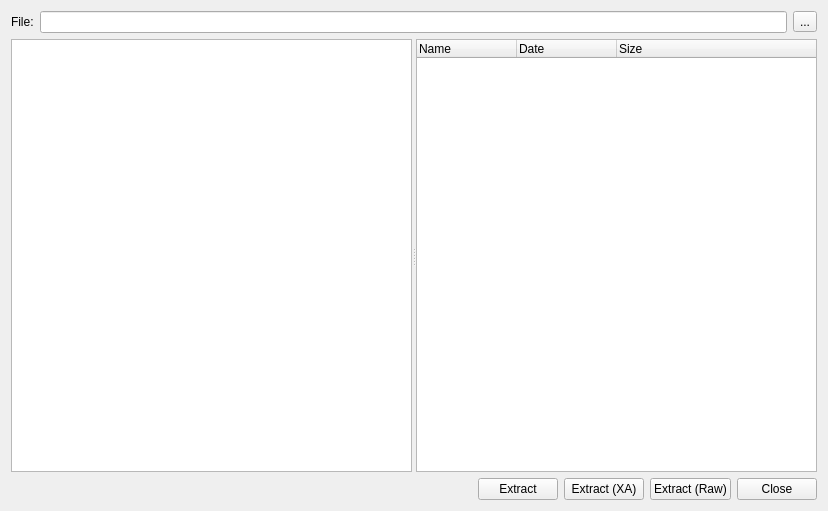
<?xml version="1.0" encoding="UTF-8"?>
<ui version="4.0">
 <class>ISOBrowserWindow</class>
 <widget class="QWidget" name="ISOBrowserWindow">
  <property name="geometry">
   <rect>
    <x>0</x>
    <y>0</y>
    <width>828</width>
    <height>511</height>
   </rect>
  </property>
  <property name="windowTitle">
   <string>ISO Browser</string>
  </property>
  <property name="windowIcon">
   <iconset resource="resources/duckstation-qt.qrc">
    <normaloff>:/icons/media-optical.png</normaloff>:/icons/media-optical.png</iconset>
  </property>
  <layout class="QVBoxLayout" name="verticalLayout" stretch="0,1,0">
   <item>
    <layout class="QHBoxLayout" name="horizontalLayout">
     <item>
      <widget class="QLabel" name="label">
       <property name="text">
        <string>File:</string>
       </property>
      </widget>
     </item>
     <item>
      <widget class="QLineEdit" name="openPath">
       <property name="readOnly">
        <bool>true</bool>
       </property>
      </widget>
     </item>
     <item>
      <widget class="QToolButton" name="openFile">
       <property name="text">
        <string>...</string>
       </property>
       <property name="icon">
        <iconset theme="QIcon::ThemeIcon::DocumentOpen"/>
       </property>
      </widget>
     </item>
    </layout>
   </item>
   <item>
    <widget class="QSplitter" name="splitter">
     <property name="orientation">
      <enum>Qt::Orientation::Horizontal</enum>
     </property>
     <widget class="QTreeWidget" name="directoryView">
      <property name="editTriggers">
       <set>QAbstractItemView::EditTrigger::NoEditTriggers</set>
      </property>
      <property name="headerHidden">
       <bool>true</bool>
      </property>
      <column>
       <property name="text">
        <string>Name</string>
       </property>
      </column>
     </widget>
     <widget class="QTreeWidget" name="fileView">
      <property name="contextMenuPolicy">
       <enum>Qt::ContextMenuPolicy::CustomContextMenu</enum>
      </property>
      <property name="editTriggers">
       <set>QAbstractItemView::EditTrigger::NoEditTriggers</set>
      </property>
      <property name="rootIsDecorated">
       <bool>false</bool>
      </property>
      <column>
       <property name="text">
        <string>Name</string>
       </property>
      </column>
      <column>
       <property name="text">
        <string>Date</string>
       </property>
      </column>
      <column>
       <property name="text">
        <string>Size</string>
       </property>
      </column>
     </widget>
    </widget>
   </item>
   <item>
    <layout class="QHBoxLayout" name="horizontalLayout_2">
     <item>
      <spacer name="horizontalSpacer">
       <property name="orientation">
        <enum>Qt::Orientation::Horizontal</enum>
       </property>
       <property name="sizeHint" stdset="0">
        <size>
         <width>40</width>
         <height>20</height>
        </size>
       </property>
      </spacer>
     </item>
     <item>
      <widget class="QPushButton" name="extract">
       <property name="text">
        <string>Extract</string>
       </property>
      </widget>
     </item>
     <item>
      <widget class="QPushButton" name="extractMode2">
       <property name="text">
        <string>Extract (XA)</string>
       </property>
      </widget>
     </item>
     <item>
      <widget class="QPushButton" name="extractRaw">
       <property name="text">
        <string>Extract (Raw)</string>
       </property>
      </widget>
     </item>
     <item>
      <widget class="QPushButton" name="close">
       <property name="text">
        <string>Close</string>
       </property>
      </widget>
     </item>
    </layout>
   </item>
  </layout>
 </widget>
 <resources>
  <include location="resources/duckstation-qt.qrc"/>
 </resources>
 <connections/>
</ui>
